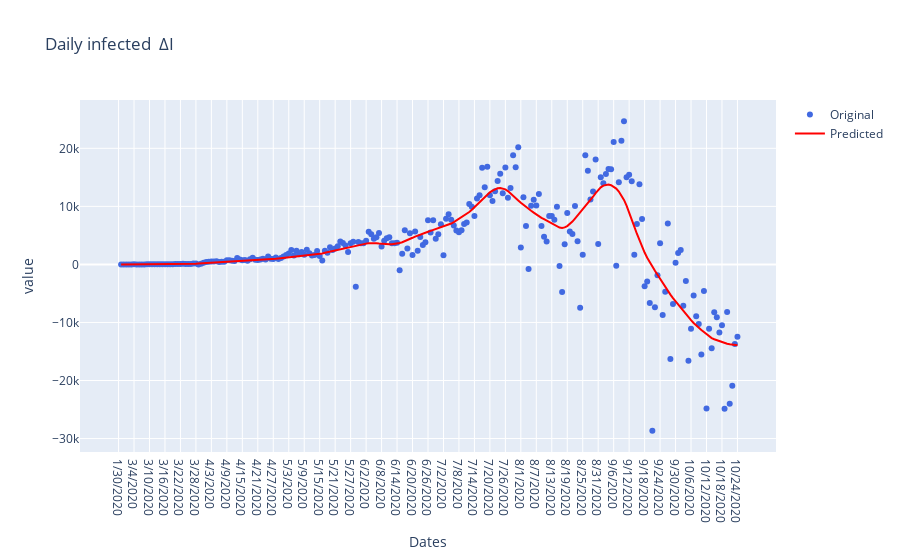

The code cell stored with this chart in its notebook:
### Code cell
#Daily infected  ΔI
fig=go.Figure()
fig.add_trace(go.Scatter(x=df_state['Date'], y=df_state['Infected'].diff(),name='Original',
                         mode='markers',line=dict(color='royalblue',)))
fig.add_trace(go.Scatter(x=df_state['Date'], y=df_pred['Infected'].diff(),name='Predicted',
                         line=dict(color='red',)))
fig.update_layout(title = "Daily infected  ΔI", xaxis = {'title':'Dates'},
                  yaxis = {'title':'value'})
#fig.update_xaxes(rangeslider_visible=True)
fig.show()

### Figure 1 — Plotly figure (JSON) as saved in the notebook; plotly's stock layout.template omitted (floating-point values rounded to 4 significant figures; data arrays with more than 128 entries replaced by an {"elided": "..."} marker saying what was removed)
{"data": [{"line": {"color": "royalblue"}, "mode": "markers", "name": "Original", "type": "scatter", "x": {"elided": "241 str values"}, "y": {"elided": "241 int values"}}, {"line": {"color": "red"}, "name": "Predicted", "type": "scatter", "x": {"elided": "241 str values"}, "y": {"elided": "241 float values"}}], "layout": {"title": {"text": "Daily infected  ΔI"}, "xaxis": {"title": {"text": "Dates"}}, "yaxis": {"title": {"text": "value"}}}}
